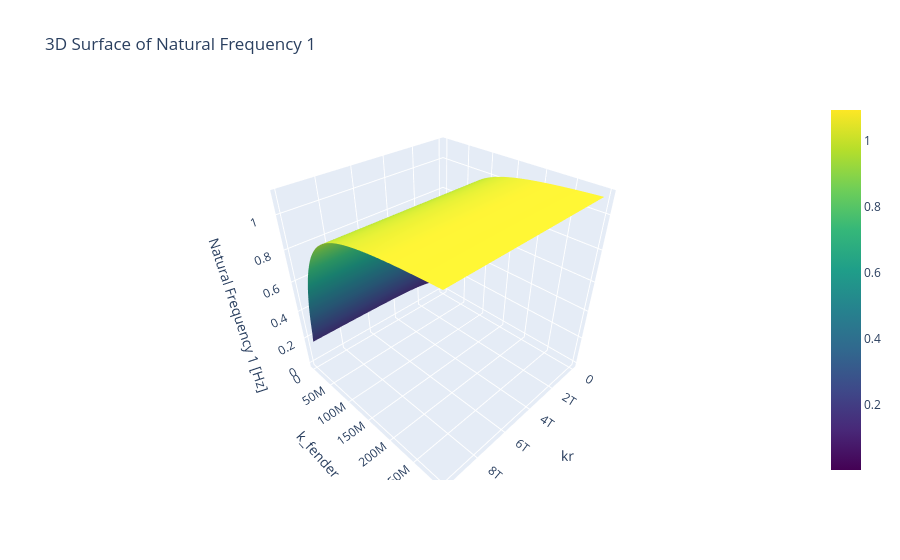
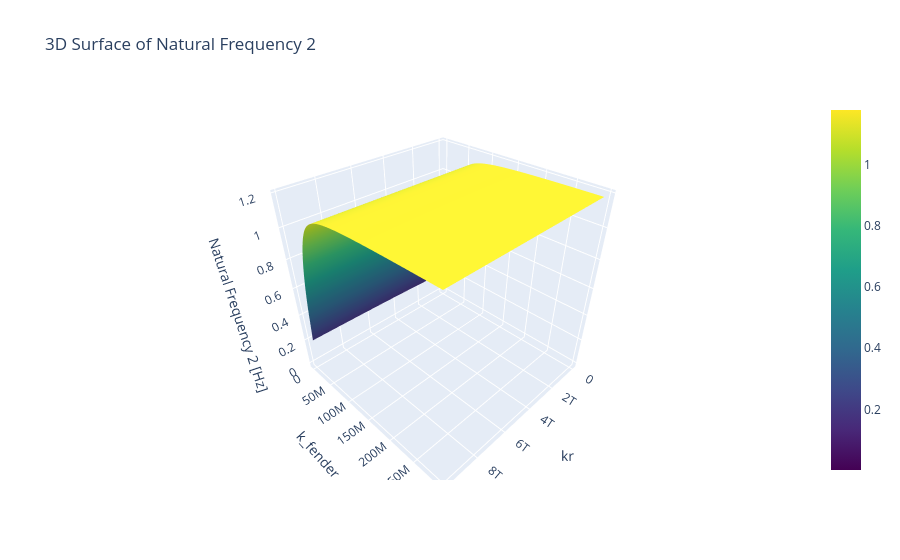
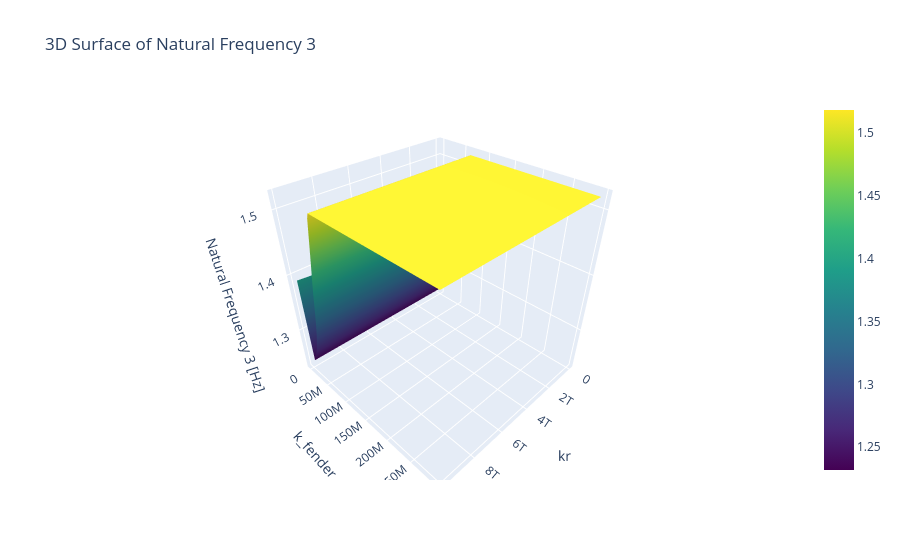
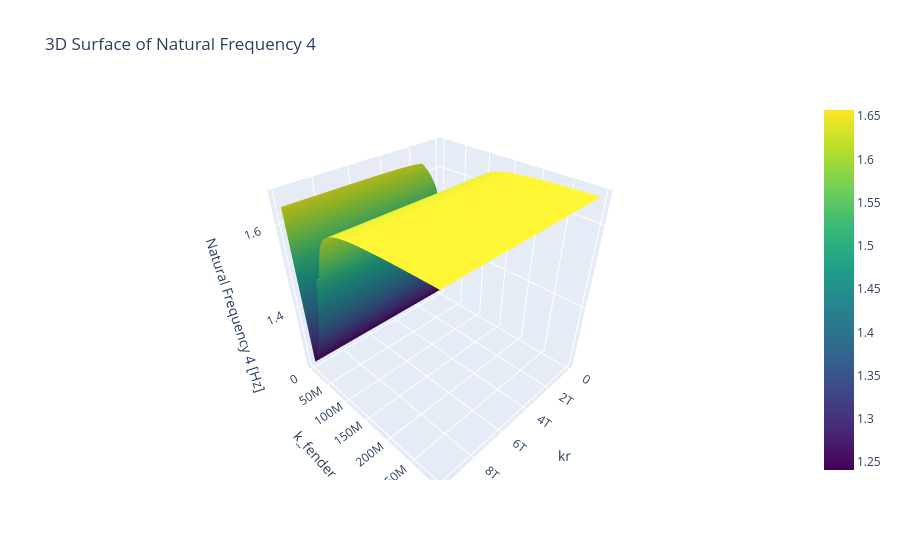

These figures' notebook cell, in order:
### Code cell
freqs_to_plot = 4  # Choose how many natural frequencies to plot
KF, KR = np.meshgrid(k_fender, kr, indexing='ij')

for freq_idx in range(min(freqs_to_plot, param_space.shape[2])):
    freq_data = param_space[:, :, freq_idx]
    
    # 2D Color Map
    plt.figure(figsize=(8, 6))
    plt.imshow(freq_data, origin='lower',
               extent=[kr.min(), kr.max(), k_fender.min(), k_fender.max()],
               aspect='auto')
    plt.colorbar(label=f"Natural Frequency {freq_idx + 1} [Hz]")
    plt.xlabel("kr")
    plt.ylabel("k_fender")
    plt.title(f"2D Color Map of Natural Frequency {freq_idx + 1}")
    plt.show()
    
    # 3D Surface Plot
    fig = go.Figure(data=[go.Surface(z=freq_data, x=KR, y=KF, colorscale='Viridis')])
    fig.update_layout(
        title=f'3D Surface of Natural Frequency {freq_idx + 1}',
        scene=dict(
            xaxis_title='kr',
            yaxis_title='k_fender',
            zaxis_title=f'Natural Frequency {freq_idx + 1} [Hz]'
        ),
        autosize=True
    )
    fig.show()

### Figure 1 — Plotly figure (JSON) as saved in the notebook; plotly's stock layout.template omitted (floating-point values rounded to 4 significant figures; data arrays with more than 128 entries replaced by an {"elided": "..."} marker saying what was removed)
{"data": [{"colorscale": [[0, "#440154"], [0.1111, "#482878"], [0.2222, "#3e4989"], [0.3333, "#31688e"], [0.4444, "#26828e"], [0.5556, "#1f9e89"], [0.6667, "#35b779"], [0.7778, "#6ece58"], [0.8889, "#b5de2b"], [1, "#fde725"]], "type": "surface", "x": {"elided": "100x100 float values"}, "y": {"elided": "100x100 float values"}, "z": {"elided": "100x100 float values"}}], "layout": {"autosize": true, "scene": {"xaxis": {"title": {"text": "kr"}}, "yaxis": {"title": {"text": "k_fender"}}, "zaxis": {"title": {"text": "Natural Frequency 1 [Hz]"}}}, "title": {"text": "3D Surface of Natural Frequency 1"}}}

### Figure 2 — Plotly figure (JSON) as saved in the notebook; plotly's stock layout.template omitted (floating-point values rounded to 4 significant figures; data arrays with more than 128 entries replaced by an {"elided": "..."} marker saying what was removed)
{"data": [{"colorscale": [[0, "#440154"], [0.1111, "#482878"], [0.2222, "#3e4989"], [0.3333, "#31688e"], [0.4444, "#26828e"], [0.5556, "#1f9e89"], [0.6667, "#35b779"], [0.7778, "#6ece58"], [0.8889, "#b5de2b"], [1, "#fde725"]], "type": "surface", "x": {"elided": "100x100 float values"}, "y": {"elided": "100x100 float values"}, "z": {"elided": "100x100 float values"}}], "layout": {"autosize": true, "scene": {"xaxis": {"title": {"text": "kr"}}, "yaxis": {"title": {"text": "k_fender"}}, "zaxis": {"title": {"text": "Natural Frequency 2 [Hz]"}}}, "title": {"text": "3D Surface of Natural Frequency 2"}}}

### Figure 3 — Plotly figure (JSON) as saved in the notebook; plotly's stock layout.template omitted (floating-point values rounded to 4 significant figures; data arrays with more than 128 entries replaced by an {"elided": "..."} marker saying what was removed)
{"data": [{"colorscale": [[0, "#440154"], [0.1111, "#482878"], [0.2222, "#3e4989"], [0.3333, "#31688e"], [0.4444, "#26828e"], [0.5556, "#1f9e89"], [0.6667, "#35b779"], [0.7778, "#6ece58"], [0.8889, "#b5de2b"], [1, "#fde725"]], "type": "surface", "x": {"elided": "100x100 float values"}, "y": {"elided": "100x100 float values"}, "z": {"elided": "100x100 float values"}}], "layout": {"autosize": true, "scene": {"xaxis": {"title": {"text": "kr"}}, "yaxis": {"title": {"text": "k_fender"}}, "zaxis": {"title": {"text": "Natural Frequency 3 [Hz]"}}}, "title": {"text": "3D Surface of Natural Frequency 3"}}}

### Figure 4 — Plotly figure (JSON) as saved in the notebook; plotly's stock layout.template omitted (floating-point values rounded to 4 significant figures; data arrays with more than 128 entries replaced by an {"elided": "..."} marker saying what was removed)
{"data": [{"colorscale": [[0, "#440154"], [0.1111, "#482878"], [0.2222, "#3e4989"], [0.3333, "#31688e"], [0.4444, "#26828e"], [0.5556, "#1f9e89"], [0.6667, "#35b779"], [0.7778, "#6ece58"], [0.8889, "#b5de2b"], [1, "#fde725"]], "type": "surface", "x": {"elided": "100x100 float values"}, "y": {"elided": "100x100 float values"}, "z": {"elided": "100x100 float values"}}], "layout": {"autosize": true, "scene": {"xaxis": {"title": {"text": "kr"}}, "yaxis": {"title": {"text": "k_fender"}}, "zaxis": {"title": {"text": "Natural Frequency 4 [Hz]"}}}, "title": {"text": "3D Surface of Natural Frequency 4"}}}
